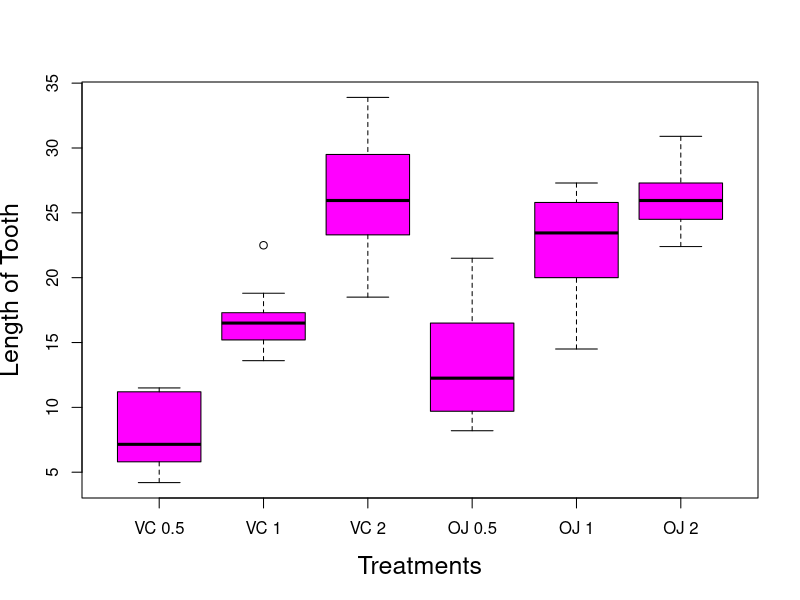

Write R code to recreate this figure.
## ---- chunk 1
knitr::opts_chunk$set(collapse=TRUE)
## ---- chunk 2
sleep # We use the dataset sleep in R, we assume group 1 is the drug
vec<-sleep$group==1 # Using a vector to extract group 1
newdata<-sleep[vec,"extra"] # Get rid of the group 2, extract "extra" column
t.test(newdata,mu=0,alternative = "two.sided")
## ---- chunk 3
vec1<-sleep$group==1 # Using a vector to extract group 1
drug1<-sleep[vec1,"extra"] # Get rid of the group 2, extract "extra" column
vec2<-sleep$group==2 # Using a vector to extract group 2
drug2<-sleep[vec2,"extra"] # Get rid of the group 1, extract "extra" column
t.test(x=drug1,y=drug2,var.equal = T) #Here, we assume the two variable have the same variance 
## ---- chunk 4
vec1<-sleep$group==1 
drug1<-sleep[vec1,"extra"] 
vec2<-sleep$group==2 
drug2<-sleep[vec2,"extra"]  
t.test(x=drug1,y=drug2,paired = T) 
## ---- chunk 5
z<-ToothGrowth
library(dplyr) #load package dplyr
newdata<-mutate(z,category=paste(z$supp,z$dose)) #use mutate() function conbine two columns 
faccate<-factor(newdata$category,c("VC 0.5","VC 1","VC 2","OJ 0.5","OJ 1","OJ 2")) 
#Define each treatment as factor
plot(faccate,newdata$len,col="magenta",xlab="Treatments", cex.lab=1.5
     ,cex.axis=1,ylab="Length of Tooth") 

supp<-factor(newdata$supp,c("VC","OJ"))# Define Type of nutrition as factor
dose<-factor(newdata$dose,c("0.5","1","2")) # Define dose of nutrition as factor

fit1<-aov(newdata$len~supp) #Using aov function run ANOVA
summary(fit1)

fit2<-aov(newdata$len~dose)
summary(fit2)

fit3<-aov(newdata$len~supp+dose)
summary(fit3) 

TukeyHSD(fit3) # Tukey's "honestly significant difference" (HSD) to compare all pairwise comparisons 

fit4<-aov(newdata$len~faccate)
summary(fit4)
TukeyHSD # Tukey's "honestly significant difference" (HSD) to compare all pairwise comparisons 
